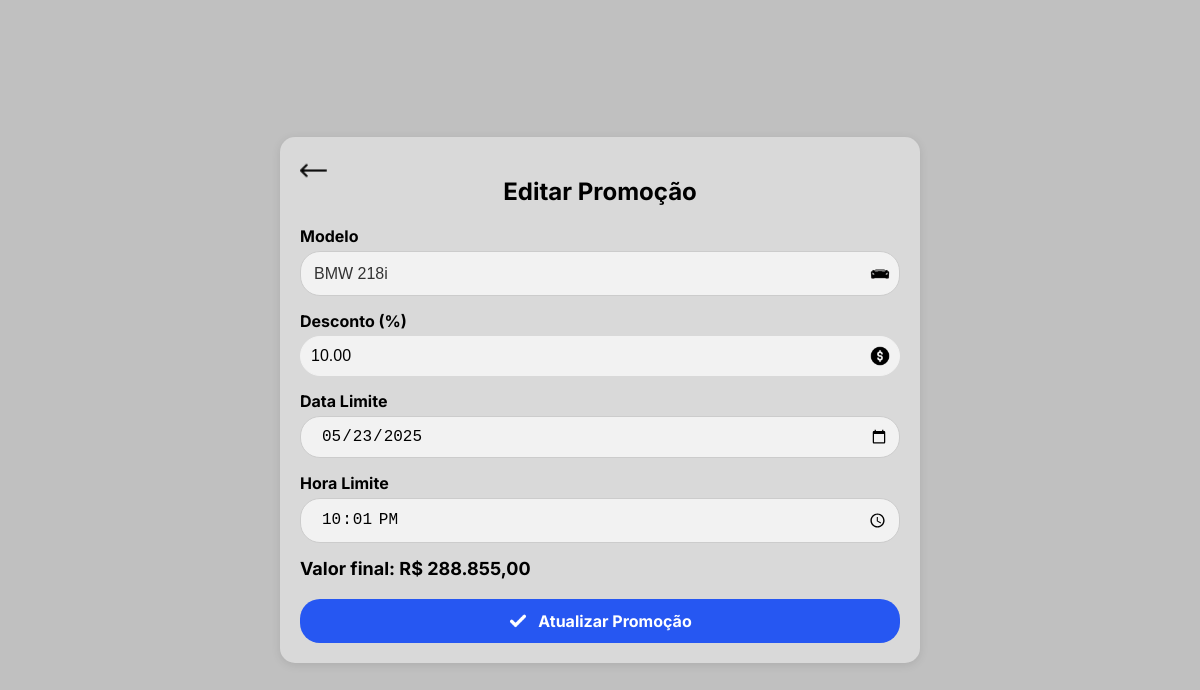
Page /php/editar_promocao.php?id=2 (signed in) on the committed database.
### tables this page shows
CREATE TABLE `promocoes` (
  `id` int(11) NOT NULL,
  `modelo_id` int(11) NOT NULL,
  `desconto` decimal(5,2) NOT NULL,
  `preco_com_desconto` decimal(10,2) NOT NULL,
  `data_limite` datetime NOT NULL DEFAULT current_timestamp(),
  `ativo` tinyint(1) DEFAULT 1,
  `status` enum('Ativa','Inativa') DEFAULT 'Ativa'
);

CREATE TABLE `modelos` (
  `id` int(11) NOT NULL,
  `modelo` varchar(255) NOT NULL,
  `fabricante` varchar(255) NOT NULL,
  `cor` varchar(50) NOT NULL,
  `ano` int(11) NOT NULL,
  `preco` decimal(10,2) NOT NULL,
  `estoque` int(11) DEFAULT 0
);

### php/editar_promocao.php (the view, shortened to what this page needs)
<?php
include('conexao.php');
if (isset($_GET['id'])) {
    $promo_id = $_GET['id'];
    $query = "SELECT * FROM promocoes WHERE id = ?";
    $stmt = $conn->prepare($query);
    $stmt->bind_param("i", $promo_id);
    $stmt->execute();
    $result = $stmt->get_result();
    if ($result->num_rows === 1) {
        $promo = $result->fetch_assoc();
        $modelo_id = $promo['modelo_id'];
        $desconto = $promo['desconto'];
        $data_limite = explode(" ", $promo['data_limite'])[0];
        $hora_limite = explode(" ", $promo['data_limite'])[1] ?? '00:00';
    } else {
        echo "Promoção não encontrada!";
        exit;
    }
} else {
    echo "ID da promoção não fornecido!";
    exit;
}
$query_modelos = "SELECT id, modelo, preco FROM modelos";
$modelos_result = $conn->query($query_modelos);
?>
<!DOCTYPE html>
<html lang="pt-BR">
<head>
    <link rel="stylesheet" href="../css/registro.css">
</head>
<body>
<div class="container">
    <a href="consultar_promocoes.php" class="back-button">
        <img src="../img/seta-esquerda24.png" alt="Voltar">
    </a>
    <h2>Editar Promoção</h2>
    <form action="editar_promocao.php?id=<?php echo $promo_id; ?>" method="post" id="formPromocao">
        <div class="input-group">
            <label for="modelo_id">Modelo</label>
            <div class="input-wrapper">
                <select name="modelo_id" id="modelo_id" required>
                    <?php while ($row = $modelos_result->fetch_assoc()): ?>
                        <option value="<?php echo $row['id']; ?>"
                                <?php echo ($row['id'] == $modelo_id) ? 'selected' : ''; ?>
                                data-preco="<?php echo $row['preco']; ?>">
                            <?php echo htmlspecialchars($row['modelo']); ?>
                        </option>
                    <?php endwhile; ?>
                </select>
                <img src="../img/veiculos/carro.png" alt="Ícone modelo">
            </div>
        </div>
        <div class="input-group">
            <label for="desconto">Desconto (%)</label>
            <div class="input-wrapper">
                <input type="number" name="desconto" id="desconto" min="0" max="100" step="0.01"
                       value="<?php echo $desconto; ?>" required>
                <img src="../img/veiculos/preco.png" alt="Ícone desconto">
            </div>
        </div>
        <div class="input-group">
            <label for="data_limite">Data Limite</label>
            <div class="input-wrapper">
                <input type="date" name="data_limite" id="data_limite" value="<?php echo $data_limite; ?>" required>
            </div>
        </div>
        <div class="input-group">
            <label for="hora_limite">Hora Limite</label>
            <div class="input-wrapper">
                <input type="time" name="hora_limite" id="hora_limite" value="<?php echo $hora_limite; ?>" required>
            </div>
        </div>
        <div class="valor-final" id="valor-final">
        </div>
        <button type="submit" class="btn">
            <img src="../img/registro/verifica.png" alt="Ícone de check">
            Atualizar Promoção
        </button>
    </form>
</div>
</body>
</html>

### css/registro.css (style rules this page uses)
body { font-family: 'Inter', Arial, sans-serif; background: #c0c0c0; display: flex; justify-content: center; align-items: center; height: 100vh; margin: 0; }
.container { position: relative; background: #D9D9D9; padding: 20px; border-radius: 15px; box-shadow: 0 2px 10px rgba(0, 0, 0, 0.1); max-width: 600px; width: 100%; display: flex; flex-direction: column; justify-content: space-between; }
h2 { text-align: center; }
.input-group { margin-bottom: 15px; width: 100%; }
.input-group label { display: block; margin-bottom: 5px; font-weight: bold; }
.input-wrapper { position: relative; width: 100%; }
.input-wrapper input { width: 100%; padding: 10px; padding-right: 30px; border: 1px solid #f2f2f2; border-radius: 20px; font-size: 16px; background-color: #F2F2F2; box-sizing: border-box; }
.input-wrapper img { position: absolute; right: 10px; top: 50%; transform: translateY(-50%); width: 20px; height: 20px; }
.btn { font-family: 'Inter', sans-serif; display: flex; align-items: center; justify-content: center; gap: 10px; width: 100%; padding: 12px; background: #2657F2; color: #fff; border: none; border-radius: 20px; font-size: 16px; font-weight: bold; cursor: pointer; margin-top: 20px; position: relative; overflow: hidden; transition: background 0.3s ease-in-out; }
.btn img { width: 20px; height: 20px; }
.btn::before { content: ""; position: absolute; width: 100px; height: 100%; background-image: linear-gradient( 120deg, rgba(255, 255, 255, 0) 30%, rgba(255, 255, 255, 0.8), rgba(255, 255, 255, 0) 70% ); top: 0; left: -100px; opacity: 0.6; transition: left 0.3s ease-in-out; }
.back-button { position: absolute; top: 20px; left: 20px; z-index: 10; }
.back-button img { width: 27px; height: auto; transition: transform 0.2s ease-in-out; }
select { width: 100%; padding: 13px; border-radius: 20px; border: 1px solid #ccc; background-color: #f2f2f2; font-size: 16px; color: #333; appearance: none; -webkit-appearance: none; -moz-appearance: none; }

### php/editar_promocao.php (style rules this page uses)
input[type="date"], input[type="time"] { padding: 10px; padding-left: 20px; width: 100%; max-width: 600px; box-sizing: border-box; border: 1px solid #ccc; border-radius: 20px; font-size: 16px; }
.valor-final { margin-top: 15px; font-weight: bold; font-size: 18px; }

### rows in the picture
promocoes: modelo_id "BMW 218i", desconto "10.00", data_limite "05/23/2025", hora_limite "22:01:00"
